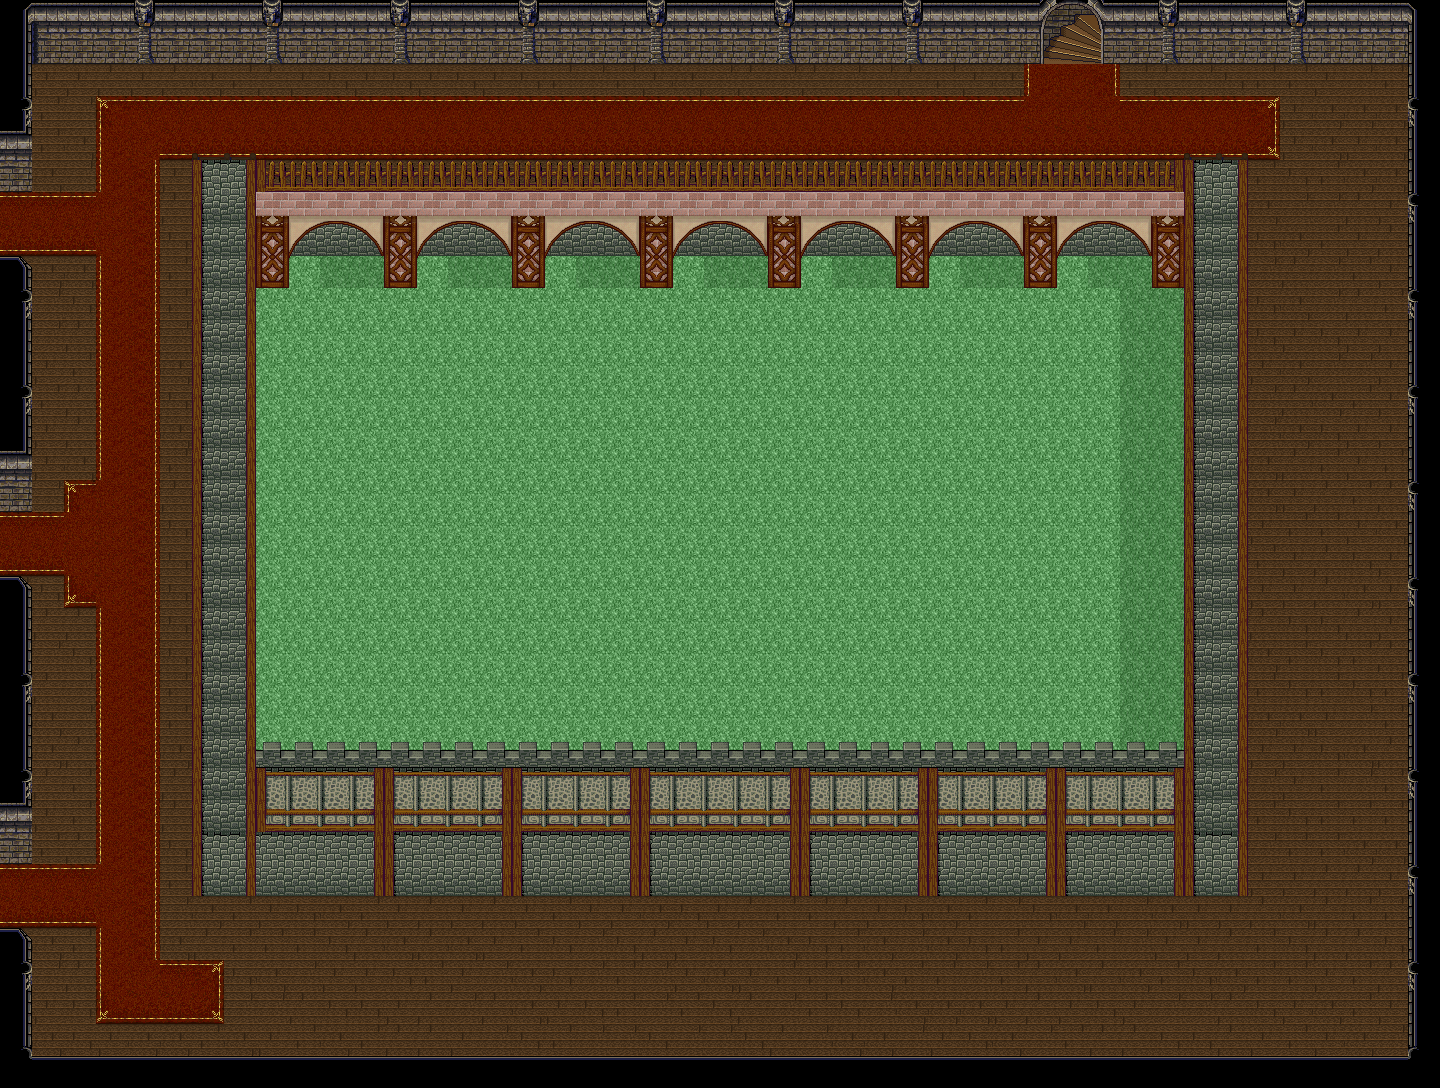

A level layout from a 2D game, rendered from its tile map. Below: a short description, then the map file with tile-grid data replaced by summaries:
An orthogonal 45x34 tile map with 32x32 px tiles, 7 tile layers (0_floor, 1_terrain, 2_object, 3_roof, ...), 7 tilesets.

<map version="1.4" tiledversion="1.4.2" orientation="orthogonal" renderorder="right-down" width="45" height="34" tilewidth="32" tileheight="32" infinite="0" nextlayerid="8" nextobjectid="1">
 <tileset firstgid="1" name="tower_stone_drewno" tilewidth="32" tileheight="32" tilecount="18" columns="3">
  <image source="../../tileset/pol/domki/tower_stone_drewno.png" width="96" height="192" />
 </tileset>
 <tileset firstgid="19" name="deski_kaflee" tilewidth="32" tileheight="32" tilecount="16" columns="2">
  <image source="../../tileset/pol/domki/podloga/deski_kaflee.png" width="64" height="256" />
 </tileset>
 <tileset firstgid="35" name="barbamur" tilewidth="32" tileheight="32" tilecount="52" columns="13">
  <image source="../../tileset/pol/domki/barbakan_mury.png" width="416" height="128" />
 </tileset>
 <tileset firstgid="87" name="trawa" tilewidth="32" tileheight="32" tilecount="33" columns="3">
  <image source="../../tileset/ground/ground.png" width="96" height="352" />
 </tileset>
 <tileset firstgid="120" name="tower_stone_dzwonnica" tilewidth="32" tileheight="32" tilecount="51" columns="3">
  <image source="../../tileset/pol/domki/tower_stone_dzwonnica.png" width="96" height="544" />
 </tileset>
 <tileset firstgid="171" name="tower_stone_top" tilewidth="32" tileheight="32" tilecount="16" columns="4">
  <image source="../../tileset/pol/domki/tower_stone_top.png" width="128" height="128" />
 </tileset>
 <tileset firstgid="187" name="stone_house_interior" tilewidth="32" tileheight="32" tilecount="256" columns="16">
  <image source="../../tileset/building/wall/stone_house_interior.png" width="512" height="512" />
 </tileset>
 <layer id="1" name="0_floor" width="45" height="34">
  <data>[1530 cells, 1530 non-empty, 9 distinct tile ids]</data>
 </layer>
 <layer id="2" name="1_terrain" width="45" height="34">
  <data>[1530 cells, 627 non-empty, 48 distinct tile ids]</data>
 </layer>
 <layer id="3" name="2_object" width="45" height="34">
  <data>[1530 cells, 32 non-empty, 10 distinct tile ids]</data>
 </layer>
 <layer id="4" name="3_roof" width="45" height="34">
  <data>[1530 cells, 104 non-empty, 12 distinct tile ids]</data>
 </layer>
 <layer id="5" name="objects" width="45" height="34">
  <data>[1530 cells, 0 non-empty, 0 distinct tile ids]</data>
 </layer>
 <layer id="7" name="collision" width="45" height="34">
  <data>[1530 cells, 0 non-empty, 0 distinct tile ids]</data>
 </layer>
 <layer id="6" name="protection" width="45" height="34">
  <data>[1530 cells, 0 non-empty, 0 distinct tile ids]</data>
 </layer>
</map>
